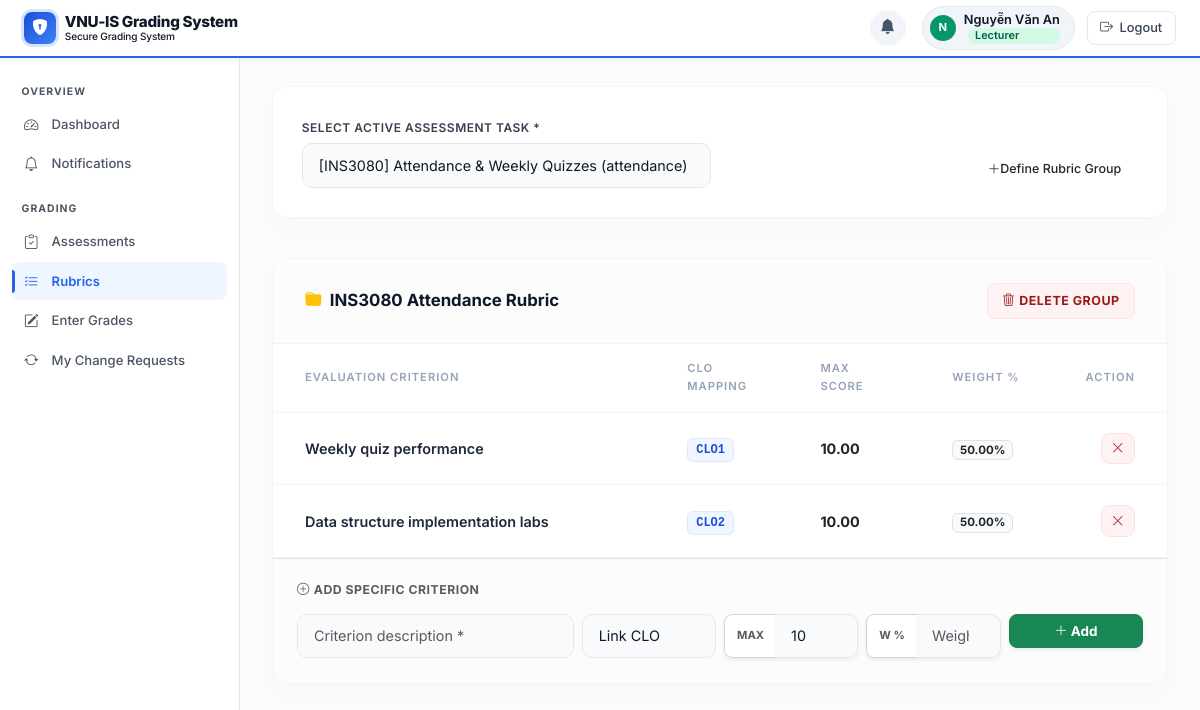
Page /index.php?page=rubrics (signed in) on the earlier database version.
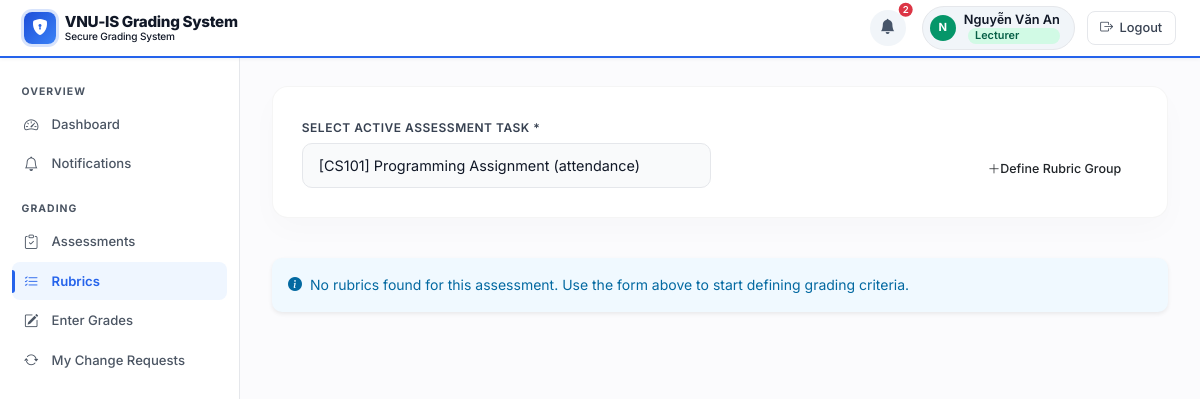
Same page on the later database version.
### tables this page shows
CREATE TABLE `rubrics` (
  `id` int(11) NOT NULL,
  `assessment_id` int(11) NOT NULL,
  `name` varchar(255) NOT NULL,
  `created_at` timestamp NOT NULL DEFAULT current_timestamp()
);

CREATE TABLE `rubric_criteria` (
  `id` int(11) NOT NULL,
  `rubric_id` int(11) NOT NULL,
  `clo_id` int(11) DEFAULT NULL,
  `description` text NOT NULL,
  `max_score` decimal(5,2) NOT NULL DEFAULT 10.00,
  `weight_percent` decimal(5,2) NOT NULL DEFAULT 0.00,
  `created_at` timestamp NOT NULL DEFAULT current_timestamp()
);

CREATE TABLE `clos` (
  `id` int(11) NOT NULL,
  `subject_id` int(11) NOT NULL,
  `code` varchar(20) NOT NULL,
  `description` text NOT NULL,
  `created_at` timestamp NOT NULL DEFAULT current_timestamp()
);

### includes/core.php (called while the page is built, shortened)
<?php
require_once __DIR__ . '/../classes/database.php';
function db(): PDO {
    return Database::getInstance()->pdo;
}
function qAll(string $sql, array $p = []): array {
    $s = db()->prepare($sql); $s->execute($p); return $s->fetchAll();
}
function role(): ?string     { return $_SESSION['role'] ?? null; }
function uid(): int          { return (int)($_SESSION['user_id'] ?? 0); }
function fullName(): string  { return $_SESSION['full_name'] ?? ''; }

### classes/database.php (called while the page is built, shortened)
<?php
class Database {
    private static $instance = null;
    private $pdo;
    private function __construct() {
        try {
            $dsn = "mysql:host=" . DB_HOST . ";dbname=" . DB_NAME . ";charset=" . DB_CHARSET;
            $this->pdo = new PDO($dsn, DB_USER, DB_PASS, [
                PDO::ATTR_ERRMODE            => PDO::ERRMODE_EXCEPTION,
                PDO::ATTR_DEFAULT_FETCH_MODE => PDO::FETCH_ASSOC,
                PDO::ATTR_EMULATE_PREPARES   => false,
            ]);
        } catch (PDOException $e) {
            die("Database connection failed: " . $e->getMessage());
        }
    }
    public static function getInstance() {
        if (self::$instance === null) {
            self::$instance = new Database();
        }
        return self::$instance;
    }
    public function __get($name) {
        if ($name === 'pdo') return $this->pdo;
        return null;
    }
}

### models/RubricModel.php (called while the page is built, shortened)
<?php
class RubricModel {
    public static function getRubricsForAssessment(int $assessmentId): array {
        return qAll("SELECT * FROM rubrics WHERE assessment_id=? ORDER BY id", [$assessmentId]);
    }
    public static function getCriteriaForRubric(int $rubricId): array {
        return qAll("SELECT rc.*, c.code as clo_code
                     FROM rubric_criteria rc
                     LEFT JOIN clos c ON rc.clo_id=c.id
                     WHERE rc.rubric_id=?
                     ORDER BY rc.id", [$rubricId]);
    }
}

### models/NotificationModel.php (called while the page is built, shortened)
<?php
class NotificationModel {
    public static function getInboxForUser(int $userId): array {
        $rows = qAll(
            "SELECT n.*, u.full_name AS sender_name
             FROM notifications n
             LEFT JOIN users u ON n.created_by = u.id
             WHERE n.user_id = ? OR n.user_id IS NULL
             ORDER BY n.created_at DESC LIMIT 100",
            [$userId]
        );
        $filtered = [];
        foreach ($rows as $row) {
            $dismissed = [];
            if ($row['user_id'] === null) {
                $readBy = [];
                if (!empty($row['read_by'])) {
                    $readBy = json_decode($row['read_by'], true);
                }
                $row['is_read'] = in_array($userId, $readBy, true) ? 1 : 0;
            }
            $filtered[] = $row;
        }
        return $filtered;
    }
    public static function getUnreadCount(int $userId): int {
        $inbox = self::getInboxForUser($userId);
        $cnt = 0;
        foreach ($inbox as $n) {
            if ((int)$n['is_read'] === 0) {
                $cnt++;
            }
        }
        return $cnt;
    }
}

### view/rubrics.php (the view, shortened to what the changed rows need)
<?php
function pageRUBRICS(
    array $assessments = [],
    int $filterAid = 0,
    ?array $selAssess = null,
    array $rubrics = [],
    array $clos = []
): void {
    layoutStart();
    echo "<div class='academic-filter-card'>";
    echo "<div class='row align-items-end'>";
    echo "<div class='col-md-9'>";
    echo "<form method='GET' class='row g-3 align-items-end'><input type='hidden' name='page' value='rubrics'>";
    echo "<div class='col-md-8'><label class='academic-field-label'>Select Active Assessment Task *</label><select name='assessment_id' class='form-select academic-field-select' onchange='this.form.submit()'>";
    foreach ($assessments as $a) { $sel=$filterAid==$a['id']?'selected':''; echo "<option value='{$a['id']}' $sel>[".h($a['sc'])."] ".h($a['name'])." ({$a['type']})</option>"; }
    echo "</select></div>";
    echo "</form></div>";
    if ($selAssess) {
        echo "<div class='col-md-3 text-end'>";
        echo "<button class='btn btn-luxury-solid btn-sm py-2 px-3' data-bs-toggle='collapse' data-bs-target='#addRubricCollapse'><i class='bi bi-plus-lg me-1.5'></i>Define Rubric Group</button>";
        echo "</div>";
    }
    echo "</div></div>";
    foreach ($rubrics as $rubric) {
        $criteria = RubricModel::getCriteriaForRubric((int)$rubric['id']);
        echo "<div class='rubric-master-card'>";
        echo "<div class='rubric-header-bar'>";
        echo "<div class='rubric-title-text'><i class='bi bi-folder-fill text-warning me-2'></i>" . h($rubric['name']) . "</div>";
        echo "<form method='POST' onsubmit='return confirm(\"Delete this entire rubric group and all its criteria?\")'><input type='hidden' name='csrf_token' value='" . Auth::getCsrfToken() . "'><input type='hidden' name='_action' value='rubric_delete'><input type='hidden' name='id' value='{$rubric['id']}'><input type='hidden' name='assessment_id' value='$filterAid'><button class='action-link-premium delete'><i class='bi bi-trash3 me-1'></i> Delete Group</button></form>";
        echo "</div>";
        echo "<div class='card-body p-0'>";
        if ($criteria) {
            echo "<table class='criteria-table'><thead><tr><th style='width:45%'>Evaluation Criterion</th><th style='width:15%'>CLO Mapping</th><th style='width:15%'>Max Score</th><th style='width:15%'>Weight %</th><th style='text-align:right'>Action</th></tr></thead><tbody>";
            foreach ($criteria as $rc) {
                $cloB = $rc['clo_code'] ? "<span class='clo-tag'>{$rc['clo_code']}</span>" : "<span class='text-muted opacity-50'>—</span>";
                echo "<tr>";
                echo "<td><div class='fw-semibold' style='color:#1e293b'>".h($rc['description'])."</div></td>";
                echo "<td>$cloB</td>";
                echo "<td><span class='fw-bold text-dark'>{$rc['max_score']}</span></td>";
                echo "<td><span class='badge bg-light text-dark border fw-bold'>{$rc['weight_percent']}%</span></td>";
                echo "<td style='text-align:right'>";
                echo "<form method='POST' onsubmit='return confirm(\"Remove this criterion?\")'><input type='hidden' name='csrf_token' value='" . Auth::getCsrfToken() . "'><input type='hidden' name='_action' value='criterion_delete'><input type='hidden' name='id' value='{$rc['id']}'><input type='hidden' name='assessment_id' value='$filterAid'><button type='submit' class='action-link-premium delete' style='padding:0.3rem 0.6rem'><i class='bi bi-x-lg'></i></button></form>";
                echo "</td></tr>";
            }
            echo "</tbody></table>";
        } else {
            echo "<div class='text-center py-4 text-muted small'>No criteria defined for this group yet.</div>";
        }
        echo "<div class='p-4 border-top' style='background: #fcfcfd'>";
        echo "<h6 class='small fw-bold text-uppercase text-muted mb-3' style='letter-spacing:0.5px'><i class='bi bi-plus-circle me-1'></i>Add Specific Criterion</h6>";
        echo "<form method='POST' class='row g-2'><input type='hidden' name='csrf_token' value='" . Auth::getCsrfToken() . "'><input type='hidden' name='_action' value='criterion_add'><input type='hidden' name='rubric_id' value='{$rubric['id']}'><input type='hidden' name='assessment_id' value='$filterAid'>";
        echo "<div class='col-md-4'><input type='text' name='description' class='form-control academic-field-input' placeholder='Criterion description *' required></div>";
        echo "<div class='col-md-2'><select name='clo_id' class='form-select academic-field-select'><option value=''>Link CLO</option>";
        echo "</select></div>";
        echo "<div class='col-md-2'><div class='input-group shadow-sm rounded-3 overflow-hidden'><span class='input-group-text bg-white border-end-0 small fw-bold text-muted' style='font-size:0.7rem'>MAX</span><input type='number' name='max_score' class='form-control academic-field-input border-start-0' placeholder='Score' min='0.01' step='0.01' value='10' required></div></div>";
        echo "<div class='col-md-2'><div class='input-group shadow-sm rounded-3 overflow-hidden'><span class='input-group-text bg-white border-end-0 small fw-bold text-muted' style='font-size:0.7rem'>W %</span><input type='number' name='weight_percent' class='form-control academic-field-input border-start-0' placeholder='Weight' min='0.01' max='100' step='0.01' required></div></div>";
        echo "<div class='col-md-2'><button type='submit' class='btn btn-success w-100 fw-bold rounded-3 shadow-sm'><i class='bi bi-plus-lg'></i> Add</button></div>";
        echo "</form></div>";
        echo "</div></div>";
    }
    if (empty($rubrics)) {
        echo "<div class='alert alert-info border-0 shadow-sm' style='background:#f0f9ff; color:#0369a1'><i class='bi bi-info-circle-fill me-2'></i>No rubrics found for this assessment. Use the form above to start defining grading criteria.</div>";
    }
    layoutEnd();
}

### includes/layout.php (shortened to what the changed rows need)
<?php
function h(string $s): string { return htmlspecialchars($s, ENT_QUOTES, 'UTF-8'); }
function navLink(string $p, string $icon, string $label): void {
    global $page;
    $active = ($page === $p) ? ' active' : '';
    echo "<a href='index.php?page=$p' class='sidebar-link$active'><i class='bi bi-$icon'></i>$label</a>";
}
function renderHead(): void {
?>
<!DOCTYPE html>
<html lang="en">
<head>
<link href="https://cdn.jsdelivr.net/npm/bootstrap@5.3.2/dist/css/bootstrap.min.css" rel="stylesheet">
<link href="https://cdn.jsdelivr.net/npm/bootstrap-icons@1.11.3/font/bootstrap-icons.min.css" rel="stylesheet">
</head>
<body>
<?php
}
function renderNavbar(): void {
    $r = role(); $fn = fullName();
    $avatarColors  = ['admin'=>'#2563eb','lecturer'=>'#059669','student'=>'#d97706'];
    $roleBgColors  = ['admin'=>'#dbeafe', 'lecturer'=>'#d1fae5', 'student'=>'#fef3c7'];
    $roleTextColors= ['admin'=>'#1d4ed8', 'lecturer'=>'#065f46', 'student'=>'#92400e'];
    $avatarBg  = $avatarColors[$r]  ?? '#6b7280';
    $roleBg    = $roleBgColors[$r]  ?? '#f3f4f6';
    $roleText  = $roleTextColors[$r]?? '#374151';
    $initials  = strtoupper(mb_substr($fn, 0, 1, 'UTF-8'));
?>
<nav class="app-navbar">
  <a class="brand" href="index.php?page=dashboard">
    <div class="brand-icon">
      <i class="bi bi-shield-lock-fill" style="font-size:1rem;color:#fff"></i>
    </div>
    <div class="brand-text">
      <span class="brand-name"><?php echo APP_NAME; ?></span>
      <span class="brand-sub">Secure Grading System</span>
    </div>
  </a>
  <div class="nav-right ms-auto">
    <?php if ($r): ?>
      <?php
        $unreadCount = NotificationModel::getUnreadCount(uid());
        $badgeHtml = $unreadCount > 0 ? "<span class='position-absolute top-0 start-100 translate-middle badge rounded-pill bg-danger' style='font-size:0.6rem; padding: 0.25em 0.45em;'>$unreadCount</span>" : "";
      ?>
      <a href="index.php?page=notifications" class="btn position-relative p-2 rounded-circle me-1 border-0" style="width:36px; height:36px; display:flex; align-items:center; justify-content:center; background:#f1f5f9; color:#475569;" title="Notifications">
        <i class="bi bi-bell-fill" style="font-size: 0.95rem;"></i>
        <?php echo $badgeHtml; ?>
      </a>
      <div class="user-pill">
        <div class="avatar" style="background:<?php echo $avatarBg; ?>"><?php echo $initials; ?></div>
        <div class="user-info">
          <span class="user-name"><?php echo h($fn); ?></span>
          <span class="role-tag" style="background:<?php echo $roleBg; ?>;color:<?php echo $roleText; ?>"><?php echo ucfirst($r); ?></span>
        </div>
      </div>
      <form method="POST" class="d-inline">
        <button class="btn-logout" type="submit">
          <i class="bi bi-box-arrow-right"></i>Logout
        </button>
      </form>
    <?php endif; ?>
  </div>
</nav>
<?php
}
function renderSidebar(): void {
    $r = role();
?>
<aside class="app-sidebar">
<?php if ($r === 'admin'): ?>
  <div class="sidebar-section">Overview</div>
  <?php navLink('dashboard','speedometer2','Dashboard'); ?>
  <?php navLink('notifications','bell','Notifications'); ?>
  <div class="sidebar-section">Academic</div>
  <?php navLink('programs','mortarboard','Programs'); ?>
  <?php navLink('subjects','book','Subjects'); ?>
  <?php navLink('plos','bullseye','PLOs'); ?>
  <?php navLink('clos','diagram-3','CLOs'); ?>
  <?php navLink('clo_matrix','grid-3x3','CLO-PLO Matrix'); ?>
  <div class="sidebar-section">Users</div>
  <?php navLink('users','people','Manage Users'); ?>
  <?php navLink('enrollments','person-check','Enrollments'); ?>
  <div class="sidebar-section">Security</div>
  <?php navLink('ledger','link-45deg','Ledger'); ?>
  <?php navLink('verify_ledger','shield-check','Verify Ledger'); ?>
  <?php navLink('audit_logs','journal-text','Audit Logs'); ?>
  <?php navLink('grade_requests','arrow-repeat','Grade Change Requests'); ?>
<?php elseif ($r === 'lecturer'): ?>
  <div class="sidebar-section">Overview</div>
  <?php navLink('dashboard','speedometer2','Dashboard'); ?>
  <div class="sidebar-section">Grading</div>
<?php endif; ?>
</aside>
<?php
}
function layoutStart(): void {
    renderHead(); renderNavbar();
    echo "<div class='app-layout'>";
    renderSidebar();
    echo "<main class='app-main'>";
}
function layoutEnd(): void {
    echo "</main></div>";
    echo "</body></html>";
}

Differences in the rows shown:
no longer on this page (row edited): rubrics: name "INS3080 Attendance Rubric"
no longer on this page (row edited): rubric_criteria: description "Weekly quiz performance", clo.code "CLO1", max_score "10.00", weight_percent "50.00"
no longer on this page (row edited): rubric_criteria: description "Data structure implementation labs", clo.code "CLO2", max_score "10.00", weight_percent "50.00"
Other differences:
$unreadCount: (not shown) → "2"
form field assessment_id: "[INS3080] Attendance & Weekly Quizzes (attendance)" → "[CS101] Programming Assignment (attendance)"
text now shown: "No rubrics found for this assessment. Use the form above to start defining grading criteria."
